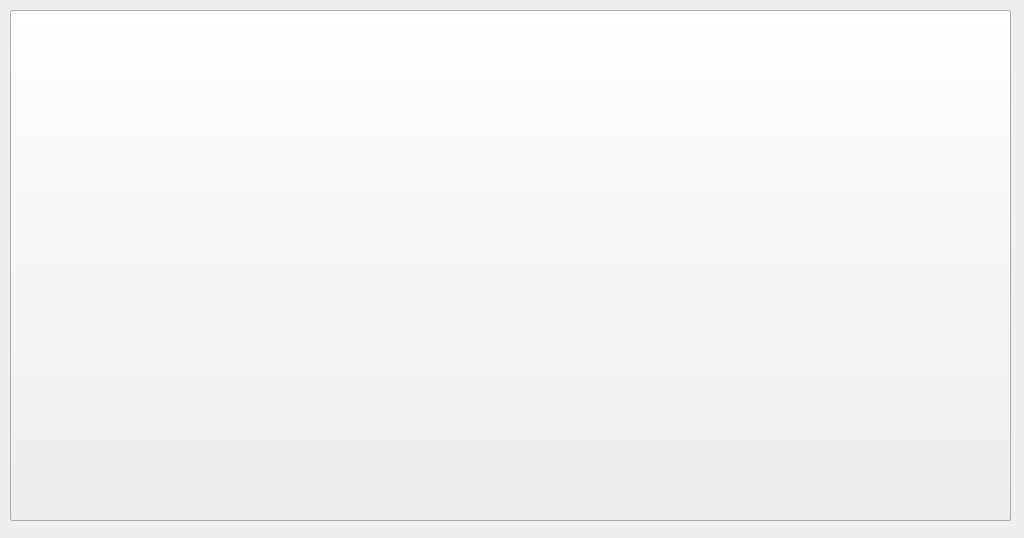
<?xml version="1.0" encoding="UTF-8"?>
<ui version="4.0">
 <class>Dialog</class>
 <widget class="QDialog" name="Dialog">
  <property name="geometry">
   <rect>
    <x>0</x>
    <y>0</y>
    <width>1024</width>
    <height>538</height>
   </rect>
  </property>
  <property name="windowTitle">
   <string>Dialog</string>
  </property>
  <widget class="QGroupBox" name="noticeGroup">
   <property name="geometry">
    <rect>
     <x>10</x>
     <y>10</y>
     <width>1001</width>
     <height>511</height>
    </rect>
   </property>
   <property name="title">
    <string/>
   </property>
   <widget class="QPushButton" name="closeBtn">
    <property name="geometry">
     <rect>
      <x>820</x>
      <y>410</y>
      <width>151</width>
      <height>81</height>
     </rect>
    </property>
    <property name="font">
     <font>
      <pointsize>15</pointsize>
      <weight>75</weight>
      <bold>true</bold>
     </font>
    </property>
    <property name="text">
     <string>Close</string>
    </property>
   </widget>
   <widget class="QLabel" name="label_9">
    <property name="geometry">
     <rect>
      <x>360</x>
      <y>370</y>
      <width>311</width>
      <height>41</height>
     </rect>
    </property>
    <property name="font">
     <font>
      <pointsize>15</pointsize>
      <weight>75</weight>
      <bold>true</bold>
     </font>
    </property>
    <property name="text">
     <string>물품 수령 후 닫힘 버튼을 눌러주세요</string>
    </property>
    <property name="alignment">
     <set>Qt::AlignCenter</set>
    </property>
   </widget>
   <widget class="QLabel" name="noticeLabel">
    <property name="geometry">
     <rect>
      <x>80</x>
      <y>20</y>
      <width>191</width>
      <height>141</height>
     </rect>
    </property>
    <property name="styleSheet">
     <string notr="true"/>
    </property>
    <property name="text">
     <string/>
    </property>
   </widget>
   <widget class="QLabel" name="label_11">
    <property name="geometry">
     <rect>
      <x>360</x>
      <y>330</y>
      <width>311</width>
      <height>41</height>
     </rect>
    </property>
    <property name="font">
     <font>
      <pointsize>15</pointsize>
      <weight>75</weight>
      <bold>true</bold>
     </font>
    </property>
    <property name="text">
     <string>결제가 완료되었습니다</string>
    </property>
    <property name="alignment">
     <set>Qt::AlignCenter</set>
    </property>
   </widget>
   <widget class="QLabel" name="noticeLabel_2">
    <property name="geometry">
     <rect>
      <x>290</x>
      <y>60</y>
      <width>451</width>
      <height>251</height>
     </rect>
    </property>
    <property name="styleSheet">
     <string notr="true">image: url(:/Icon/check.png);</string>
    </property>
    <property name="text">
     <string/>
    </property>
   </widget>
   <widget class="QGroupBox" name="rfidGroup">
    <property name="geometry">
     <rect>
      <x>0</x>
      <y>0</y>
      <width>1001</width>
      <height>511</height>
     </rect>
    </property>
    <property name="title">
     <string/>
    </property>
    <widget class="QLabel" name="tagLabel">
     <property name="geometry">
      <rect>
       <x>320</x>
       <y>80</y>
       <width>381</width>
       <height>251</height>
      </rect>
     </property>
     <property name="styleSheet">
      <string notr="true">image: url(:/Icon/NFC-Card.png);</string>
     </property>
     <property name="text">
      <string/>
     </property>
    </widget>
    <widget class="QLabel" name="label_8">
     <property name="geometry">
      <rect>
       <x>380</x>
       <y>20</y>
       <width>261</width>
       <height>41</height>
      </rect>
     </property>
     <property name="font">
      <font>
       <pointsize>20</pointsize>
       <weight>75</weight>
       <bold>true</bold>
      </font>
     </property>
     <property name="text">
      <string>Tag Your Card!!</string>
     </property>
     <property name="alignment">
      <set>Qt::AlignCenter</set>
     </property>
    </widget>
    <widget class="QGroupBox" name="orderGroup">
     <property name="geometry">
      <rect>
       <x>0</x>
       <y>0</y>
       <width>1001</width>
       <height>511</height>
      </rect>
     </property>
     <property name="title">
      <string/>
     </property>
     <widget class="QLabel" name="totalPrice">
      <property name="geometry">
       <rect>
        <x>483</x>
        <y>312</y>
        <width>121</width>
        <height>50</height>
       </rect>
      </property>
      <property name="font">
       <font>
        <pointsize>20</pointsize>
        <weight>75</weight>
        <bold>true</bold>
       </font>
      </property>
      <property name="text">
       <string>0</string>
      </property>
      <property name="alignment">
       <set>Qt::AlignRight|Qt::AlignTrailing|Qt::AlignVCenter</set>
      </property>
     </widget>
     <widget class="QLabel" name="label_3">
      <property name="geometry">
       <rect>
        <x>400</x>
        <y>315</y>
        <width>91</width>
        <height>41</height>
       </rect>
      </property>
      <property name="font">
       <font>
        <pointsize>20</pointsize>
        <weight>75</weight>
        <bold>true</bold>
       </font>
      </property>
      <property name="text">
       <string>Total :</string>
      </property>
     </widget>
     <widget class="QLabel" name="wonLabel">
      <property name="geometry">
       <rect>
        <x>530</x>
        <y>310</y>
        <width>121</width>
        <height>50</height>
       </rect>
      </property>
      <property name="font">
       <font>
        <pointsize>20</pointsize>
        <weight>75</weight>
        <bold>true</bold>
       </font>
      </property>
      <property name="text">
       <string>원</string>
      </property>
      <property name="alignment">
       <set>Qt::AlignRight|Qt::AlignTrailing|Qt::AlignVCenter</set>
      </property>
     </widget>
     <widget class="QGroupBox" name="menuGroup">
      <property name="geometry">
       <rect>
        <x>50</x>
        <y>20</y>
        <width>501</width>
        <height>481</height>
       </rect>
      </property>
      <property name="title">
       <string/>
      </property>
      <widget class="QPushButton" name="addAmericanoBtn">
       <property name="geometry">
        <rect>
         <x>150</x>
         <y>110</y>
         <width>81</width>
         <height>51</height>
        </rect>
       </property>
       <property name="font">
        <font>
         <pointsize>15</pointsize>
         <weight>75</weight>
         <bold>true</bold>
        </font>
       </property>
       <property name="styleSheet">
        <string notr="true"/>
       </property>
       <property name="text">
        <string>+</string>
       </property>
       <property name="default">
        <bool>false</bool>
       </property>
      </widget>
      <widget class="QLabel" name="label_4">
       <property name="geometry">
        <rect>
         <x>50</x>
         <y>40</y>
         <width>171</width>
         <height>41</height>
        </rect>
       </property>
       <property name="font">
        <font>
         <pointsize>20</pointsize>
         <weight>75</weight>
         <bold>true</bold>
        </font>
       </property>
       <property name="text">
        <string>Americano</string>
       </property>
      </widget>
      <widget class="QPushButton" name="addCokeBtn">
       <property name="geometry">
        <rect>
         <x>150</x>
         <y>280</y>
         <width>81</width>
         <height>51</height>
        </rect>
       </property>
       <property name="font">
        <font>
         <pointsize>15</pointsize>
         <weight>75</weight>
         <bold>true</bold>
        </font>
       </property>
       <property name="styleSheet">
        <string notr="true"/>
       </property>
       <property name="text">
        <string>+</string>
       </property>
       <property name="default">
        <bool>false</bool>
       </property>
      </widget>
      <widget class="QPushButton" name="addSnackBtn">
       <property name="geometry">
        <rect>
         <x>390</x>
         <y>280</y>
         <width>81</width>
         <height>51</height>
        </rect>
       </property>
       <property name="font">
        <font>
         <pointsize>15</pointsize>
         <weight>75</weight>
         <bold>true</bold>
        </font>
       </property>
       <property name="styleSheet">
        <string notr="true"/>
       </property>
       <property name="text">
        <string>+</string>
       </property>
       <property name="default">
        <bool>false</bool>
       </property>
      </widget>
      <widget class="QPushButton" name="addLatteBtn">
       <property name="geometry">
        <rect>
         <x>390</x>
         <y>110</y>
         <width>81</width>
         <height>51</height>
        </rect>
       </property>
       <property name="font">
        <font>
         <pointsize>15</pointsize>
         <weight>75</weight>
         <bold>true</bold>
        </font>
       </property>
       <property name="styleSheet">
        <string notr="true"/>
       </property>
       <property name="text">
        <string>+</string>
       </property>
       <property name="default">
        <bool>false</bool>
       </property>
      </widget>
      <widget class="QPushButton" name="subAmericanoBtn">
       <property name="geometry">
        <rect>
         <x>20</x>
         <y>110</y>
         <width>81</width>
         <height>51</height>
        </rect>
       </property>
       <property name="font">
        <font>
         <pointsize>15</pointsize>
         <weight>75</weight>
         <bold>true</bold>
        </font>
       </property>
       <property name="styleSheet">
        <string notr="true"/>
       </property>
       <property name="text">
        <string>-</string>
       </property>
       <property name="autoDefault">
        <bool>true</bool>
       </property>
       <property name="default">
        <bool>false</bool>
       </property>
      </widget>
      <widget class="QPushButton" name="subCokeBtn">
       <property name="geometry">
        <rect>
         <x>20</x>
         <y>280</y>
         <width>81</width>
         <height>51</height>
        </rect>
       </property>
       <property name="font">
        <font>
         <pointsize>15</pointsize>
         <weight>75</weight>
         <bold>true</bold>
        </font>
       </property>
       <property name="styleSheet">
        <string notr="true"/>
       </property>
       <property name="text">
        <string>-</string>
       </property>
       <property name="default">
        <bool>false</bool>
       </property>
      </widget>
      <widget class="QPushButton" name="subSnackBtn">
       <property name="geometry">
        <rect>
         <x>280</x>
         <y>280</y>
         <width>81</width>
         <height>51</height>
        </rect>
       </property>
       <property name="font">
        <font>
         <pointsize>15</pointsize>
         <weight>75</weight>
         <bold>true</bold>
        </font>
       </property>
       <property name="styleSheet">
        <string notr="true"/>
       </property>
       <property name="text">
        <string>-</string>
       </property>
       <property name="default">
        <bool>false</bool>
       </property>
      </widget>
      <widget class="QPushButton" name="subLatteBtn">
       <property name="geometry">
        <rect>
         <x>280</x>
         <y>110</y>
         <width>81</width>
         <height>51</height>
        </rect>
       </property>
       <property name="font">
        <font>
         <pointsize>15</pointsize>
         <weight>75</weight>
         <bold>true</bold>
        </font>
       </property>
       <property name="styleSheet">
        <string notr="true"/>
       </property>
       <property name="text">
        <string>-</string>
       </property>
       <property name="default">
        <bool>false</bool>
       </property>
      </widget>
      <widget class="QLabel" name="label_5">
       <property name="geometry">
        <rect>
         <x>330</x>
         <y>200</y>
         <width>91</width>
         <height>41</height>
        </rect>
       </property>
       <property name="font">
        <font>
         <pointsize>20</pointsize>
         <weight>75</weight>
         <bold>true</bold>
        </font>
       </property>
       <property name="text">
        <string>Snack</string>
       </property>
      </widget>
      <widget class="QLabel" name="label_6">
       <property name="geometry">
        <rect>
         <x>90</x>
         <y>200</y>
         <width>91</width>
         <height>41</height>
        </rect>
       </property>
       <property name="font">
        <font>
         <pointsize>20</pointsize>
         <weight>75</weight>
         <bold>true</bold>
        </font>
       </property>
       <property name="text">
        <string>Coke</string>
       </property>
      </widget>
      <widget class="QLabel" name="label_7">
       <property name="geometry">
        <rect>
         <x>340</x>
         <y>40</y>
         <width>91</width>
         <height>41</height>
        </rect>
       </property>
       <property name="font">
        <font>
         <pointsize>20</pointsize>
         <weight>75</weight>
         <bold>true</bold>
        </font>
       </property>
       <property name="text">
        <string>Latte</string>
       </property>
      </widget>
      <widget class="QPushButton" name="cancelBtn">
       <property name="geometry">
        <rect>
         <x>370</x>
         <y>390</y>
         <width>121</width>
         <height>81</height>
        </rect>
       </property>
       <property name="font">
        <font>
         <pointsize>15</pointsize>
         <weight>75</weight>
         <bold>true</bold>
        </font>
       </property>
       <property name="styleSheet">
        <string notr="true"/>
       </property>
       <property name="text">
        <string>Cancel</string>
       </property>
       <property name="default">
        <bool>false</bool>
       </property>
      </widget>
     </widget>
     <widget class="QPushButton" name="backBtn">
      <property name="geometry">
       <rect>
        <x>670</x>
        <y>410</y>
        <width>141</width>
        <height>81</height>
       </rect>
      </property>
      <property name="font">
       <font>
        <pointsize>15</pointsize>
        <weight>75</weight>
        <bold>true</bold>
       </font>
      </property>
      <property name="styleSheet">
       <string notr="true"/>
      </property>
      <property name="text">
       <string>Back</string>
      </property>
      <property name="default">
       <bool>false</bool>
      </property>
     </widget>
     <widget class="QTableWidget" name="orderTable">
      <property name="geometry">
       <rect>
        <x>580</x>
        <y>110</y>
        <width>381</width>
        <height>241</height>
       </rect>
      </property>
      <column>
       <property name="text">
        <string>Product</string>
       </property>
      </column>
      <column>
       <property name="text">
        <string>Price</string>
       </property>
      </column>
      <column>
       <property name="text">
        <string>Number</string>
       </property>
      </column>
     </widget>
     <widget class="QPushButton" name="payBtn">
      <property name="geometry">
       <rect>
        <x>830</x>
        <y>410</y>
        <width>141</width>
        <height>81</height>
       </rect>
      </property>
      <property name="font">
       <font>
        <pointsize>15</pointsize>
        <weight>75</weight>
        <bold>true</bold>
       </font>
      </property>
      <property name="styleSheet">
       <string notr="true"/>
      </property>
      <property name="text">
       <string>Pay</string>
      </property>
      <property name="default">
       <bool>false</bool>
      </property>
     </widget>
     <widget class="QLabel" name="label_10">
      <property name="geometry">
       <rect>
        <x>630</x>
        <y>20</y>
        <width>281</width>
        <height>81</height>
       </rect>
      </property>
      <property name="font">
       <font>
        <pointsize>20</pointsize>
        <weight>75</weight>
        <bold>true</bold>
       </font>
      </property>
      <property name="text">
       <string>결제 금액을 확인하고
 결제 버튼을 눌러주세요</string>
      </property>
      <property name="alignment">
       <set>Qt::AlignCenter</set>
      </property>
     </widget>
     <widget class="QGroupBox" name="cameraGroup">
      <property name="geometry">
       <rect>
        <x>0</x>
        <y>0</y>
        <width>1001</width>
        <height>511</height>
       </rect>
      </property>
      <property name="title">
       <string/>
      </property>
      <widget class="QLabel" name="label">
       <property name="geometry">
        <rect>
         <x>180</x>
         <y>20</y>
         <width>640</width>
         <height>480</height>
        </rect>
       </property>
       <property name="frameShape">
        <enum>QFrame::StyledPanel</enum>
       </property>
       <property name="text">
        <string/>
       </property>
      </widget>
      <widget class="QLabel" name="faceLabel">
       <property name="geometry">
        <rect>
         <x>200</x>
         <y>450</y>
         <width>591</width>
         <height>41</height>
        </rect>
       </property>
       <property name="font">
        <font>
         <pointsize>20</pointsize>
         <weight>75</weight>
         <bold>true</bold>
        </font>
       </property>
       <property name="styleSheet">
        <string notr="true">background_color: rgb(255, 255, 255)</string>
       </property>
       <property name="text">
        <string>얼굴 정면이 보이게 카메라를 바라봐주세요!!</string>
       </property>
       <property name="alignment">
        <set>Qt::AlignCenter</set>
       </property>
      </widget>
      <widget class="QPushButton" name="normalBtn">
       <property name="geometry">
        <rect>
         <x>0</x>
         <y>0</y>
         <width>1001</width>
         <height>511</height>
        </rect>
       </property>
       <property name="styleSheet">
        <string notr="true">image: url(:/Icon/normal.png);</string>
       </property>
       <property name="text">
        <string/>
       </property>
       <property name="default">
        <bool>false</bool>
       </property>
      </widget>
      <widget class="QPushButton" name="smileBtn">
       <property name="geometry">
        <rect>
         <x>0</x>
         <y>0</y>
         <width>1001</width>
         <height>511</height>
        </rect>
       </property>
       <property name="styleSheet">
        <string notr="true">image: url(:/Icon/smile.png);</string>
       </property>
       <property name="text">
        <string/>
       </property>
       <property name="default">
        <bool>false</bool>
       </property>
      </widget>
     </widget>
    </widget>
   </widget>
  </widget>
 </widget>
 <resources>
  <include location="../data/resource.qrc"/>
 </resources>
 <connections/>
</ui>
